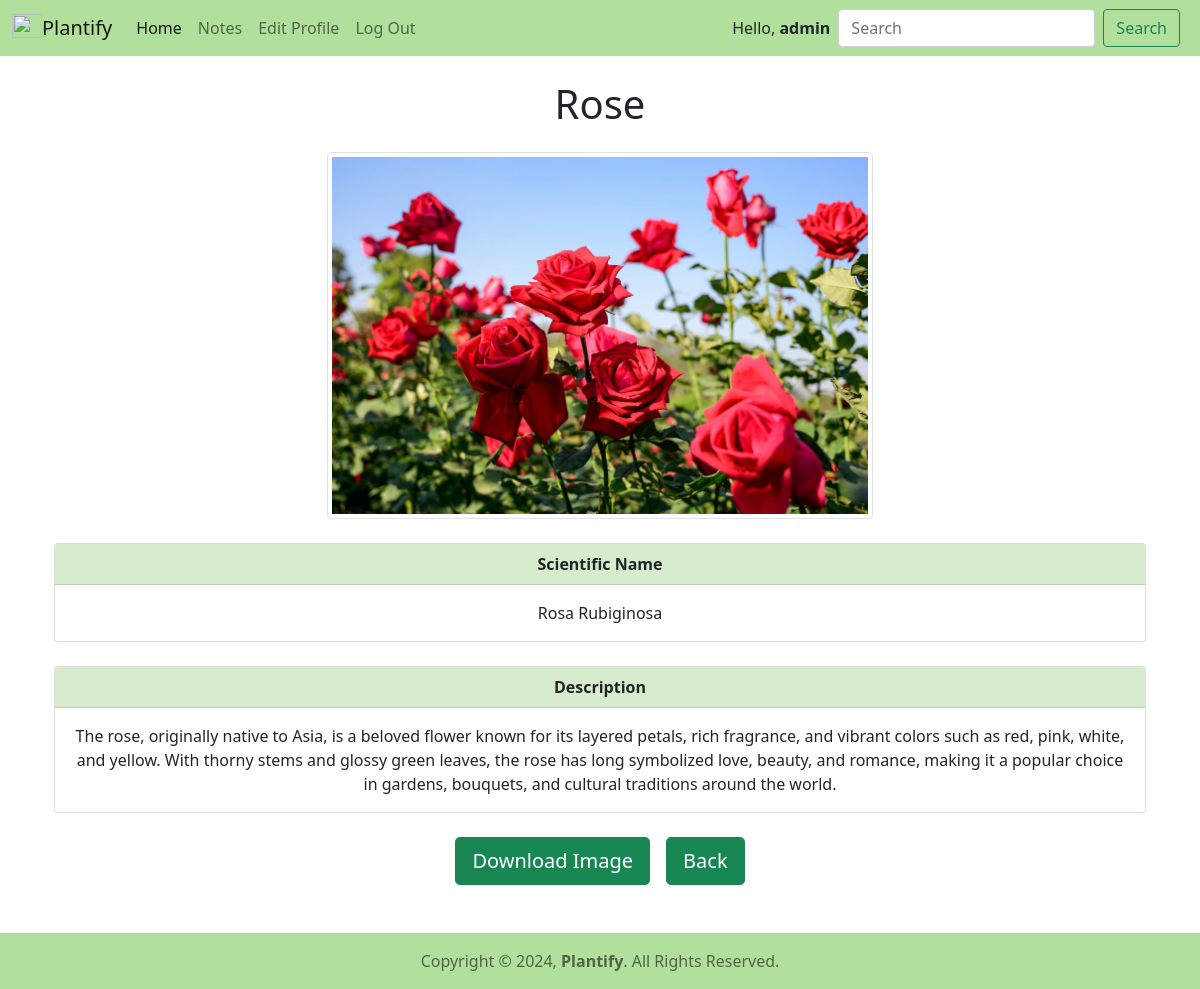
/1/flower-rose/ (signed in), run on the app's committed database.
### home/models.py (models this page shows, shortened)
class Image(models.Model):
    title = models.CharField(max_length=150)
    slug = models.SlugField(unique=True)
    sname = models.CharField(max_length=150)
    tags = models.TextField()
    sdesc = models.TextField()
    ldesc = models.TextField()
    img = models.FileField(upload_to="pic/%y/")
    class Meta:
        ordering=('id',)

### home/views.py (the view)
# urls.py: path('<id>/<str:slug>/', views.detail_view, name='details'),
@login_required(login_url='login')
def detail_view(request, id, slug):
    obj=get_object_or_404(Image, id=id, slug=slug)
    return render(request, 'home/detail.html',{'image':obj})

### home/templates/home/detail.html (shortened to what this page needs)
{% load static %}
<!doctype html>
<html lang="en">
<head>
    <link href="https://cdn.jsdelivr.net/npm/bootstrap@5.0.2/dist/css/bootstrap.min.css" rel="stylesheet"
>
</head>
<body>
    <nav class="navbar sticky-top navbar-expand-lg navbar-light" style="background-color: #B1E09C">
        <div class="container-fluid">
            <a class="navbar-brand" href="{% url 'index' %}">
                <img src="{% static 'logo/logo.png' %}" alt="" width="30" height="24"
                    class="d-inline-block align-text-top">Plantify
            </a>
            <div class="collapse navbar-collapse" id="navbarSupportedContent">
                <ul class="navbar-nav me-auto mb-2 mb-lg-0">
                    <li class="nav-item">
                        <a class="nav-link active" aria-current="page" href="{% url 'index' %}">Home</a>
                    </li>
                    <li class="nav-item">
                        <a class="nav-link" href="{% url 'notes' %}">Notes</a>
                    </li>
                    <li class="nav-item">
                        <a class="nav-link" data-bs-toggle="modal" data-bs-target="#editProfileModal">Edit Profile</a>
                    </li>
                    <li class="nav-item">
                        <a class="nav-link" href="{% url 'logout' %}">Log Out</a>
                    </li>
                </ul>
                <span class="me-2">Hello, <strong>{{request.user}}</strong></span>
                <form action="{% url 'search' %}" class="d-flex" method="GET">
                    <input name="search" class="form-control me-2" type="search" placeholder="Search"
                        aria-label="Search">
                    <button class="btn btn-outline-success me-2" type="submit">Search</button>
                </form>
            </div>
        </div>
    </nav>
    <div class="container">
        <h1 class="text-center mt-4 mb-4">{{image.title}}</h1>
        <div class="container mt-3 mb-4 ">
            <div class="col-md-6 rounded mx-auto d-block">
                <img src="{{image.img.url}}" class="img-thumbnail" alt="...">
            </div>
        </div>
        <div class="container mb-4">
            <div class="card text-center">
                <div class="card-header" style="background-color: #D7ECCD">
                    <strong>Scientific Name</strong>
                </div>
                <div class="card-body">
                    <p class="card-text">{{image.sname}}</p>
                </div>
            </div>
        </div>
        <div class="container mb-4">
            <div class="card text-center">
                <div class="card-header" style="background-color: #D7ECCD">
                    <strong>Description</strong>
                </div>
                <div class="card-body">
                    <p class="card-text">{{image.ldesc}}</p>
                </div>
            </div>
        </div>
        <div class="d-flex justify-content-center mb-5">
            <a href="{{ image.img.url }}" class="btn btn-success btn-lg me-3" download>Download Image</a>
            <a href="{% url 'index' %}" class="btn btn-success btn-lg">Back</a>
        </div>
    </div>
    <nav class="navbar static-bottom navbar-light" style="background-color: #B1E09C">
        <div class="container-fluid d-flex justify-content-center">
            <span class="navbar-text">
                Copyright &#169; 2024, <strong>Plantify</strong>. All Rights Reserved.
            </span>
        </div>
    </nav>
</body>
</html>

### data on the page
Image: title "Rose", img (picture), sname "Rosa Rubiginosa", ldesc "The rose, originally native to Asia, is a beloved flower known for its layered petals, rich fragrance, and vibrant colors such as red, pink, white, and yellow. With thorny stems and glossy green leaves, the rose has long symbolized love, beauty, and romance, making it a popular choice in gardens, bouquets, and cultural traditions around the world."

### other printed values
{{ request.user }} "admin"
